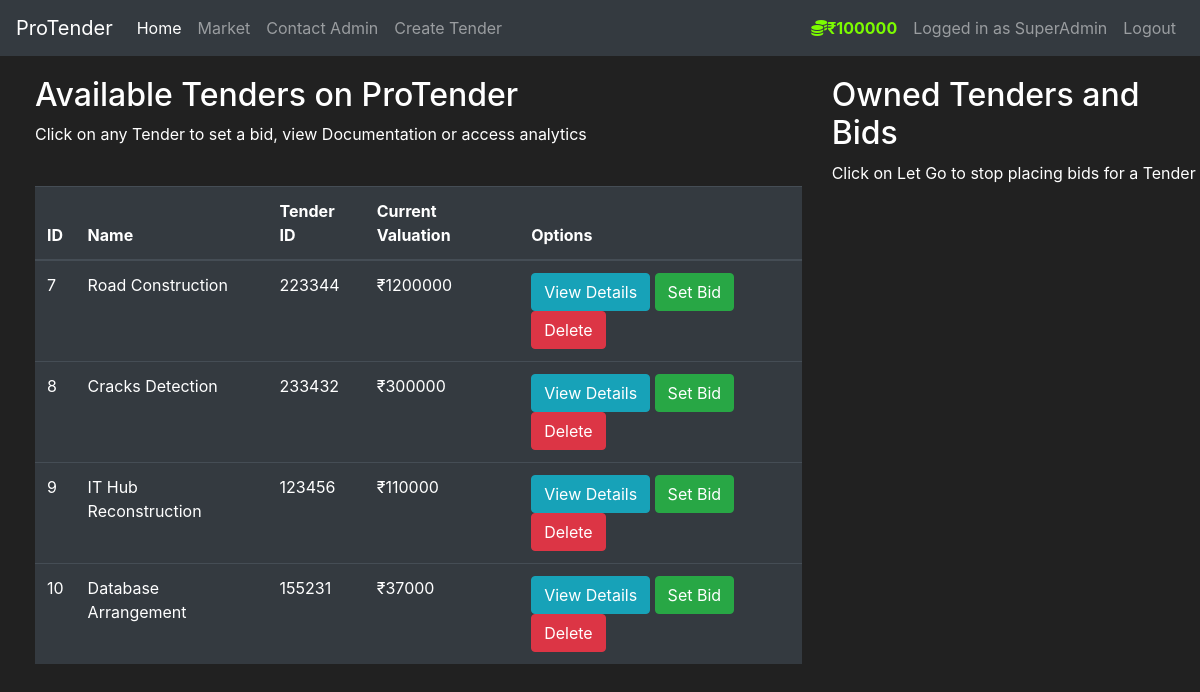
Screenshot of /market/ (signed in) with the database file from the repository.
### tms/models.py (models this page shows, shortened)
class User(db.Model,UserMixin):
    id = db.Column(db.Integer(), primary_key=True)
    username = db.Column(db.String(length=30), nullable=False, unique=True)
    email_address = db.Column(db.String(length=50), nullable=False, unique=True)
    password_hash = db.Column(db.String(length=60), nullable=False)
    budget = db.Column(db.Integer(), nullable=False, default=1000000)
    owned_items = db.relationship('Item', backref='owned_user', lazy=True)
    bids = db.relationship('Bid', backref='bidder', lazy=True)
    @property
    def password(self):
        return self.password

class Item(db.Model):
    id=db.Column(db.Integer(),primary_key=True)
    name=db.Column(db.String(length=60),nullable=False,unique=True)
    price=db.Column(db.Integer(),nullable=False)
    tid=db.Column(db.String(length=12),nullable=False,unique=True)
    desc=db.Column(db.String(length=2000),nullable=False,unique=True)
    owner=db.Column(db.Integer(),db.ForeignKey('user.id'))
    bids = db.relationship('Bid', backref='tender', lazy=True)
    closing_date = db.Column(db.DateTime)

### tms/routes.py (the view, shortened to what this page needs)
@app.route('/market/', methods=['GET', 'POST'])
@login_required
def market_page():
    bid_form = SetBidForm()
    sell_form = SellTenderForm()
    if request.method=='GET':
        items = Item.query.all()
        owned_items=Item.query.filter_by(owner=current_user.id)
    return render_template('market.html', bid_form=bid_form, sell_form=sell_form, items=items)

### tms/models.py (called while the page is built)
@login_manager.user_loader
def load_user(user_id):
    return User.query.get(int(user_id))

### tms/templates/market.html (shortened to what this page needs)
{% extends 'base.html' %} {% block title %} Market Page {% endblock %} {%block
navlink%}
<li class="nav-item">
  <a
    class="nav-link"
    data-toggle="modal"
    style="cursor: pointer"
    data-target="#Modal-TenderCreate"
    >Create Tender</a
  >
</li>
{%endblock%} {% block content %}
<div class="row" style="margin-top: 20px; margin-left: 20px">
  <div class="col-8">
    <h2>Available Tenders on ProTender</h2>
    <p>
      Click on any Tender to set a bid, view Documentation or access analytics
    </p>
    <br />
    <table class="table table-hover table-dark">
      <thead>
        <tr>
          <th scope="col">ID</th>
          <th scope="col">Name</th>
          <th scope="col">Tender ID</th>
          <th scope="col">Current Valuation</th>
          <th scope="col">Options</th>
        </tr>
      </thead>
      <tbody>
        {% for item in items %} {% include 'components/items_modals.html' %}
        <tr>
          <td>{{ item.id }}</td>
          <td>{{ item.name }}</td>
          <td>{{ item.tid }}</td>
          <td>₹{{ item.price }}</td>
          <td>
            <button
              class="btn btn-outline btn-info"
              data-toggle="modal"
              data-target="#Modal-MoreInfo-{{item.id}}"
            >
              View Details
            </button>
            <button
              class="btn btn-outline btn-success"
              data-toggle="modal"
              data-target="#Modal-PurchaseConfirm-{{item.id}}"
            >
              Set Bid
            </button>
            <button
              class="btn btn-outline btn-danger"
              onclick="deleteTender('{{item.id}}')"
            >
              Delete
            </button>
          </td>
        </tr>
        {% endfor %}
      </tbody>
    </table>
  </div>
  <div class="col-4">
    <h2>Owned Tenders and Bids</h2>
    <p>Click on Let Go to stop placing bids for a Tender</p>
    <br />
  </div>
</div>
{% endblock %}

### tms/templates/base.html (shortened to what this page needs)
<!DOCTYPE html>
<html lang="en">
  <head>
    <link
      rel="stylesheet"
      href="https://cdn.jsdelivr.net/npm/bootstrap@4.5.3/dist/css/bootstrap.min.css"
    />
  </head>
  <body>
    <nav class="navbar navbar-expand-md navbar-dark bg-dark">
      <a class="navbar-brand" href="#">ProTender</a>
      <div class="collapse navbar-collapse" id="navbarNav">
        <ul class="navbar-nav mr-auto">
          <li class="nav-item active">
            <a class="nav-link" href="{{ url_for('home_page') }}"
              >Home <span class="sr-only">(current)</span></a
            >
          </li>
          <li class="nav-item">
            <a class="nav-link" href="{{ url_for('market_page') }}">Market</a>
          </li>
          <li class="nav-item">
            <a class="nav-link" href="{{ url_for('contact_page') }}">Contact Admin</a>
          </li>
          {%block navlink%}{%endblock%}
        </ul>
        {% if current_user.is_authenticated %}
        <ul class="navbar-nav">
          <li class="nav-item">
            <a class="nav-link" style="color: lawngreen; font-weight: bold">
              <i class="fas fa-coins"></i>₹{{ current_user.budget }}
            </a>
          </li>
          <li class="nav-item">
            <a class="nav-link">Logged in as {{ current_user.username }}</a>
          </li>
          <li class="nav-item">
            <a class="nav-link" href="{{ url_for('logout_page') }}">Logout</a>
          </li>
        </ul>
        {% endif %}
      </div>
    </nav>
    {% block content %} {% endblock %}
  </body>
</html>

### tms/templates/base.html (style rules this page uses)
body { background-color: #212121; color: white; }

### rows the page displays
User: budget "100000", username "SuperAdmin"
Item: id "7", name "Road Construction", tid "223344", price "1200000"
Item: id "8", name "Cracks Detection", tid "233432", price "300000"
Item: id "9", name "IT Hub Reconstruction", tid "123456", price "110000"
Item: id "10", name "Database Arrangement", tid "155231", price "37000"
